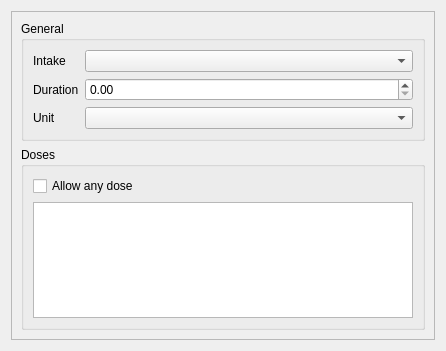
<?xml version="1.0" encoding="UTF-8"?>
<ui version="4.0">
 <class>DosageItemWidget</class>
 <widget class="QWidget" name="DosageItemWidget">
  <property name="geometry">
   <rect>
    <x>0</x>
    <y>0</y>
    <width>446</width>
    <height>351</height>
   </rect>
  </property>
  <property name="windowTitle">
   <string>Form</string>
  </property>
  <layout class="QVBoxLayout" name="verticalLayout">
   <item>
    <widget class="QScrollArea" name="scrollArea">
     <property name="widgetResizable">
      <bool>true</bool>
     </property>
     <widget class="QWidget" name="scrollAreaWidgetContents">
      <property name="geometry">
       <rect>
        <x>0</x>
        <y>0</y>
        <width>426</width>
        <height>331</height>
       </rect>
      </property>
      <layout class="QVBoxLayout" name="verticalLayout_3">
       <item>
        <widget class="QGroupBox" name="generalBox">
         <property name="title">
          <string>General</string>
         </property>
         <layout class="QFormLayout" name="formLayout">
          <item row="0" column="0">
           <widget class="QLabel" name="intakeLabel">
            <property name="text">
             <string>Intake</string>
            </property>
           </widget>
          </item>
          <item row="0" column="1">
           <widget class="QComboBox" name="intakeCombo"/>
          </item>
          <item row="2" column="0">
           <widget class="QLabel" name="unitLabel">
            <property name="text">
             <string>Unit</string>
            </property>
           </widget>
          </item>
          <item row="2" column="1">
           <widget class="UnitComboBox" name="unitCombo"/>
          </item>
          <item row="1" column="0">
           <widget class="QLabel" name="durationLabel">
            <property name="text">
             <string>Duration</string>
            </property>
           </widget>
          </item>
          <item row="1" column="1">
           <widget class="DurationSpinBox" name="durationBox"/>
          </item>
         </layout>
        </widget>
       </item>
       <item>
        <widget class="QGroupBox" name="dosesBox">
         <property name="title">
          <string>Doses</string>
         </property>
         <layout class="QVBoxLayout" name="verticalLayout_2">
          <item>
           <widget class="QCheckBox" name="anyBox">
            <property name="text">
             <string>Allow any dose</string>
            </property>
           </widget>
          </item>
          <item>
           <widget class="QListWidget" name="dosesList"/>
          </item>
         </layout>
        </widget>
       </item>
      </layout>
     </widget>
    </widget>
   </item>
  </layout>
 </widget>
 <customwidgets>
  <customwidget>
   <class>DurationSpinBox</class>
   <extends>QDoubleSpinBox</extends>
   <header>durationspinbox.h</header>
  </customwidget>
  <customwidget>
   <class>UnitComboBox</class>
   <extends>QComboBox</extends>
   <header>unitcombobox.h</header>
  </customwidget>
 </customwidgets>
 <resources/>
 <connections/>
</ui>
